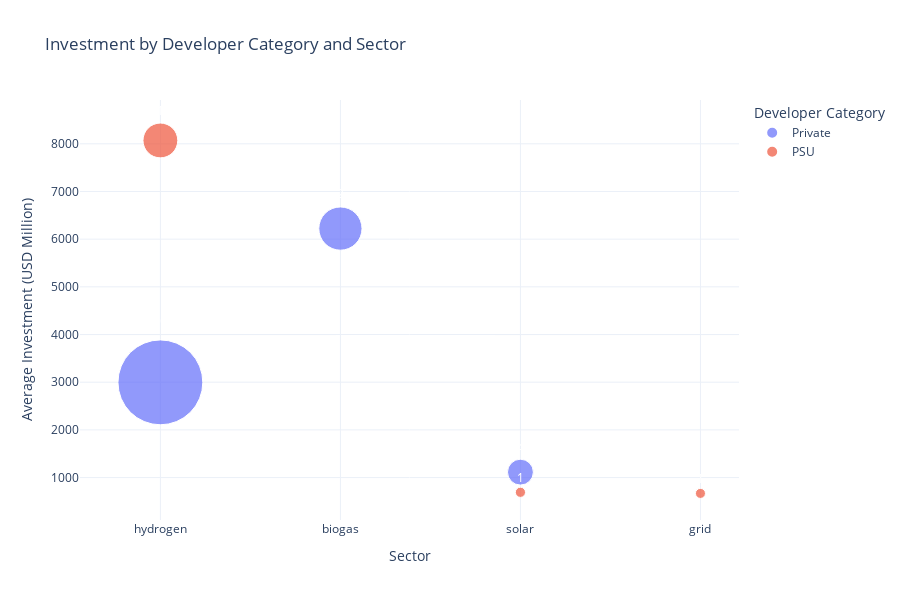

This figure's notebook cell:
### Code cell
# Analyze developer categories by sector
large_early_projects['Developer Category'] = large_early_projects['Developer Category'].fillna('Unknown')
category_sector = pd.crosstab(
    large_early_projects['source'],
    large_early_projects['Developer Category']
)

# Calculate percentages
category_sector_pct = category_sector.div(category_sector.sum(axis=1), axis=0) * 100

# Plot stacked bars with percentages
category_sector_pct.plot(
    kind='bar',
    stacked=True,
    figsize=(12, 7),
    colormap='tab10'
)

plt.title('Developer Category Distribution by Sector (%)', fontsize=16)
plt.xlabel('Sector', fontsize=14)
plt.ylabel('Percentage', fontsize=14)
plt.xticks(rotation=0)
plt.legend(title='Developer Category', bbox_to_anchor=(1.05, 1), loc='upper left')
plt.grid(axis='y', linestyle='--', alpha=0.7)

# Add count annotations
for i, row in enumerate(category_sector.itertuples()):
    sector = row[0]
    total = sum(category_sector.loc[sector])
    plt.text(i, 105, f'n={total}', ha='center', fontweight='bold')

plt.tight_layout()
plt.show()

# Create a bubble chart of investment by developer category and sector
large_early_projects['Count'] = 1
bubble_data = large_early_projects.groupby(['source', 'Developer Category']).agg(
    Count=('Count', 'sum'),
    Total_Investment=('Investment (USD Million)', 'sum'),
    Avg_Investment=('Investment (USD Million)', 'mean')
).reset_index()

fig = px.scatter(
    bubble_data,
    x='source',
    y='Avg_Investment',
    size='Total_Investment',
    color='Developer Category',
    hover_name='Developer Category',
    text='Count',
    size_max=60,
    title='Investment by Developer Category and Sector',
    labels={
        'source': 'Sector',
        'Avg_Investment': 'Average Investment (USD Million)',
        'Total_Investment': 'Total Investment (USD Million)'
    }
)

fig.update_traces(
    textposition='top center',
    textfont=dict(color='white')
)

fig.update_layout(
    template="plotly_white",
    height=600,
    xaxis={'categoryorder':'total descending'}
)

fig.show()

### Figure 1 — Plotly figure (JSON) as saved in the notebook; plotly's stock layout.template omitted (floating-point values rounded to 4 significant figures)
{"data": [{"hovertemplate": "<b>%{hovertext}</b><br><br>Developer Category=Private<br>Sector=%{x}<br>Average Investment (USD Million)=%{y}<br>Total Investment (USD Million)=%{marker.size}<br>Count=%{text}<extra></extra>", "hovertext": ["Private", "Private", "Private"], "legendgroup": "Private", "marker": {"color": "#636efa", "size": [12440.0, 47950.0, 4457.0], "sizemode": "area", "sizeref": 13.32, "symbol": "circle"}, "mode": "markers+text", "name": "Private", "orientation": "v", "showlegend": true, "text": [2, 16, 4], "textfont": {"color": "white"}, "textposition": "top center", "type": "scatter", "x": ["biogas", "hydrogen", "solar"], "xaxis": "x", "y": [6222.0, 2997.0, 1114.0], "yaxis": "y"}, {"hovertemplate": "<b>%{hovertext}</b><br><br>Developer Category=PSU<br>Sector=%{x}<br>Average Investment (USD Million)=%{y}<br>Total Investment (USD Million)=%{marker.size}<br>Count=%{text}<extra></extra>", "hovertext": ["PSU", "PSU", "PSU"], "legendgroup": "PSU", "marker": {"color": "#EF553B", "size": [668, 8070, 691.4], "sizemode": "area", "sizeref": 13.32, "symbol": "circle"}, "mode": "markers+text", "name": "PSU", "orientation": "v", "showlegend": true, "text": [1, 1, 1], "textfont": {"color": "white"}, "textposition": "top center", "type": "scatter", "x": ["grid", "hydrogen", "solar"], "xaxis": "x", "y": [668, 8070, 691.4], "yaxis": "y"}], "layout": {"height": 600, "legend": {"itemsizing": "constant", "title": {"text": "Developer Category"}, "tracegroupgap": 0}, "title": {"text": "Investment by Developer Category and Sector"}, "xaxis": {"anchor": "y", "categoryorder": "total descending", "domain": [0, 1], "title": {"text": "Sector"}}, "yaxis": {"anchor": "x", "domain": [0, 1], "title": {"text": "Average Investment (USD Million)"}}}}
